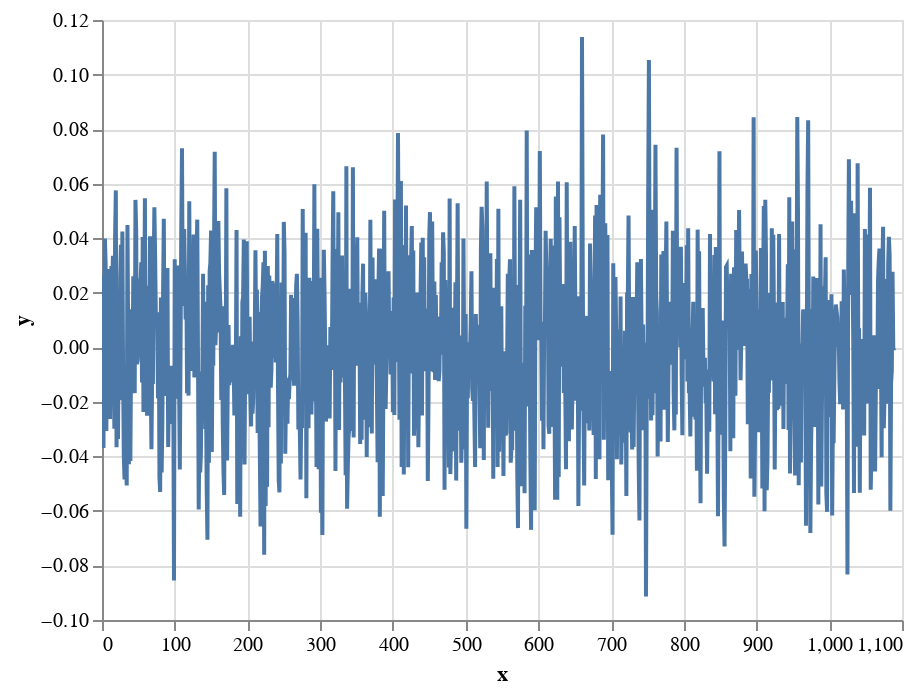

The code cell stored with this chart in its notebook:
### Code cell
import numpy as np

x = np.arange(1090)

source = pd.DataFrame({
  'x': x,
  'y': model.weights[0][:,0].numpy()
})

alt.Chart(source).mark_line().encode(x='x',y='y').interactive()

### Figure 1 — Vega-Lite specification as saved in the notebook (floating-point values rounded to 4 significant figures; data arrays with more than 128 entries replaced by an {"elided": "..."} marker saying what was removed)
{"config": {"view": {"continuousWidth": 400, "continuousHeight": 300}}, "data": {"name": "data-e28c27af6209f8c80a1967d21b1d252c"}, "mark": "line", "encoding": {"x": {"field": "x", "type": "quantitative"}, "y": {"field": "y", "type": "quantitative"}}, "selection": {"selector003": {"type": "interval", "bind": "scales", "encodings": ["x", "y"]}}, "$schema": "https://vega.github.io/schema/vega-lite/v4.17.0.json", "datasets": {"data-e28c27af6209f8c80a1967d21b1d252c": {"elided": "1090 records"}}}
